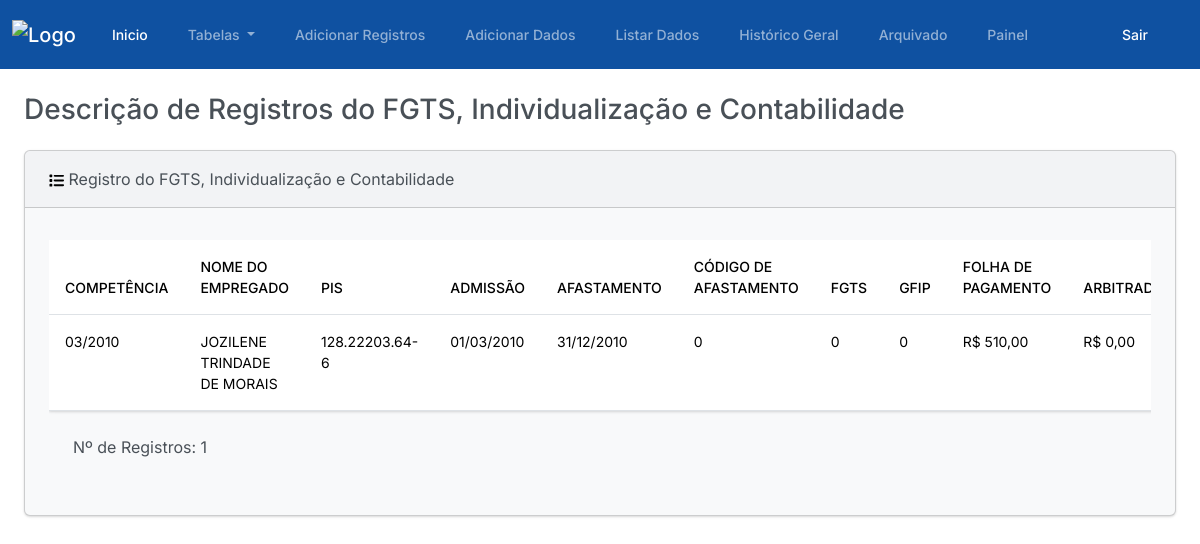
The app's page /visualizar_tabela_fic/ (signed in) with its own data.
### plataforma/models.py (models this page shows, shortened)
class RegistroFGTSIndCon(models.Model):
    class Meta:
        verbose_name_plural = "Tabela de FGTS, Individualização e Contabilidade"
    competencia = models.CharField(max_length=255)
    nome_empregado = models.CharField(max_length=255)
    pis = models.BigIntegerField(
        validators=[
            MaxValueValidator(99999999999),  # Valor máximo de 11 dígitos
            MinValueValidator(10000000000)   # Valor mínimo de 11 dígitos
        ]
    )
    admissao = models.DateField()
    afastamento = models.DateField()
    cod_afastamento = models.IntegerField()
    fgts = models.IntegerField()
    gfip = models.IntegerField()
    folha_de_pagamento = models.DecimalField(max_digits=10, decimal_places=2)
    arbitrado = models.DecimalField(max_digits=10, decimal_places=2)
    recomposto = models.DecimalField(max_digits=10, decimal_places=2)
    rem_debito = models.DecimalField(max_digits=10, decimal_places=2)

### plataforma/views.py (the view)
# urls.py: path('visualizar_tabela_fic/', views.visualizar_tabela_fic, name='visualizar_tabela_fic'),
def visualizar_tabela_fic(request):
    registros = RegistroFGTSIndCon.objects.all()
    context = {
        'registros': registros,
    }
    return render(request, 'visualizar_tabela_fic.html', context)

### plataforma/templatetags/custom_filters.py (called while the page is built)
@register.filter(name='format_currency')
def format_currency(value):
    try:
        numeric_value = float(value)
        formatted_value = '{:,.2f}'.format(numeric_value)
        formatted_value = 'R$ ' + formatted_value.replace(',', 'v').replace('.', ',').replace('v', '.')
        return formatted_value
    except ValueError:
        return value

@register.filter(name='formatar_data')
def formatar_data(value):
    if isinstance(value, date):
        return value.strftime('%d/%m/%Y')
    else:
        data_obj = datetime.strptime(value, '%d de %B de %Y')
        return data_obj.strftime('%d/%m/%Y')

@register.filter(name='formatar_pis')
def formatar_pis(pis):
    pis_str = str(pis)
    numeros = re.sub(r'\D', '', pis_str)
    formatted_pis = re.sub(r'(\d{3})(\d{5})(\d{2})(\d{1})$', r'\1.\2.\3-\4', numeros)
    return formatted_pis

### plataforma/templates/visualizar_tabela_fic.html (shortened to what this page needs)
{% extends "base.html" %}
{% load static %}
{% load humanize %}
{% load custom_filters %}
{% block container %}
  <h3 class="m-4">Descrição de Registros do FGTS, Individualização e Contabilidade</h3>
  <div class="row">
    <div class="col-12">
      <div class="card bg-light ms-4 me-4 mb-4">
        <div class="card-header">
          Registro do FGTS, Individualização e Contabilidade
        </div>
        <div class="card-body">
          <p class="card-text">
            <div class="table-container table-responsive">
              <table class='table table-hover'>
                <thead class="thead-fixed sticky-top">
                  <tr>
                    <th scope="col-fixed">COMPETÊNCIA</th>
                    <th scope="col-fixed">NOME DO EMPREGADO</th>
                    <th scope="col-fixed">PIS</th>
                    <th scope="col-fixed">ADMISSÃO</th>
                    <th scope="col-fixed">AFASTAMENTO</th>
                    <th scope="col-fixed">CÓDIGO DE AFASTAMENTO</th>
                    <th scope="col-fixed">FGTS</th>
                    <th scope="col-fixed">GFIP</th>
                    <th scope="col-fixed">FOLHA DE PAGAMENTO</th>
                    <th scope="col-fixed">ARBITRADO</th>
                  </tr>
                </thead>
                <tbody>
                  {% for registro in registros %}
                    <tr>
                      <td>{{ registro.competencia }}</td>
                      <td>{{ registro.nome_empregado }}</td>
                      <td>{{ registro.pis|formatar_pis }}</td>
                      <td>{{ registro.admissao|formatar_data }}</td>
                      <td>{{ registro.afastamento|formatar_data }}</td>
                      <td>{{ registro.cod_afastamento }}</td>
                      <td>{{ registro.fgts }}</td>
                      <td>{{ registro.gfip }}</td>
                      <td>{{ registro.folha_de_pagamento|format_currency }}</td>
                      <td>{{ registro.arbitrado|format_currency }}</td>
                    </tr>
                  {% endfor %}
                </tbody>
              </table>
              {% if registros %}
                <p class="m-4">Nº de Registros: {{ registros.count }}</p>
              {% else %}
                <p>registros está vazio ou não está sendo passado corretamente.</p>
              {% endif %}
            </div>
          </p>
        </div>
      </div>
    </div>
  </div>
{% endblock container %}

### plataforma/templates/visualizar_tabela_fic.html (style rules this page uses)
.table-container { overflow: auto; max-height: 650px; }
.thead-fixed th { position: sticky; top: 0; background-color: #fff; z-index: 1; }

### records on screen
RegistroFGTSIndCon: competencia "03/2010", nome_empregado "JOZILENE TRINDADE DE MORAIS", pis "128.22203.64-6", admissao "01/03/2010", afastamento "31/12/2010", cod_afastamento "0", fgts "0", gfip "0", folha_de_pagamento "R$ 510,00", arbitrado "R$ 0,00"

### other values on screen
{{ registros.count }} "1"
